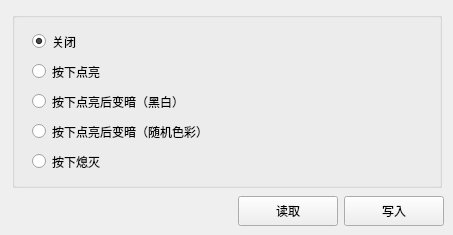
    <widget class="QWidget" name="tab_6">
     <attribute name="title">
      <string>灯效</string>
     </attribute>
     <widget class="QGroupBox" name="led_effect_label_1">
      <property name="geometry">
       <rect>
        <x>12</x>
        <y>12</y>
        <width>430</width>
        <height>176</height>
       </rect>
      </property>
      <property name="toolTip">
       <string/>
      </property>
      <property name="title">
       <string/>
      </property>
      <widget class="QRadioButton" name="led_effect_radioButton_1">
       <property name="geometry">
        <rect>
         <x>20</x>
         <y>20</y>
         <width>102</width>
         <height>19</height>
        </rect>
       </property>
       <property name="text">
        <string>关闭</string>
       </property>
       <property name="checked">
        <bool>true</bool>
       </property>
      </widget>
      <widget class="QRadioButton" name="led_effect_radioButton_2">
       <property name="geometry">
        <rect>
         <x>20</x>
         <y>50</y>
         <width>102</width>
         <height>19</height>
        </rect>
       </property>
       <property name="text">
        <string>按下点亮</string>
       </property>
      </widget>
      <widget class="QRadioButton" name="led_effect_radioButton_3">
       <property name="geometry">
        <rect>
         <x>20</x>
         <y>80</y>
         <width>211</width>
         <height>19</height>
        </rect>
       </property>
       <property name="text">
        <string>按下点亮后变暗（黑白）</string>
       </property>
      </widget>
      <widget class="QRadioButton" name="led_effect_radioButton_4">
       <property name="geometry">
        <rect>
         <x>20</x>
         <y>110</y>
         <width>211</width>
         <height>19</height>
        </rect>
       </property>
       <property name="text">
        <string>按下点亮后变暗（随机色彩）</string>
       </property>
      </widget>
      <widget class="QRadioButton" name="led_effect_radioButton_5">
       <property name="geometry">
        <rect>
         <x>20</x>
         <y>140</y>
         <width>210</width>
         <height>19</height>
        </rect>
       </property>
       <property name="text">
        <string>按下熄灭</string>
       </property>
      </widget>
     </widget>
     <widget class="QPushButton" name="led_effect_button_w">
      <property name="geometry">
       <rect>
        <x>344</x>
        <y>196</y>
        <width>100</width>
        <height>30</height>
       </rect>
      </property>
      <property name="text">
       <string>写入</string>
      </property>
     </widget>
     <widget class="QPushButton" name="led_effect_button_r">
      <property name="geometry">
       <rect>
        <x>238</x>
        <y>196</y>
        <width>100</width>
        <height>30</height>
       </rect>
      </property>
      <property name="text">
       <string>读取</string>
      </property>
     </widget>
    </widget>
